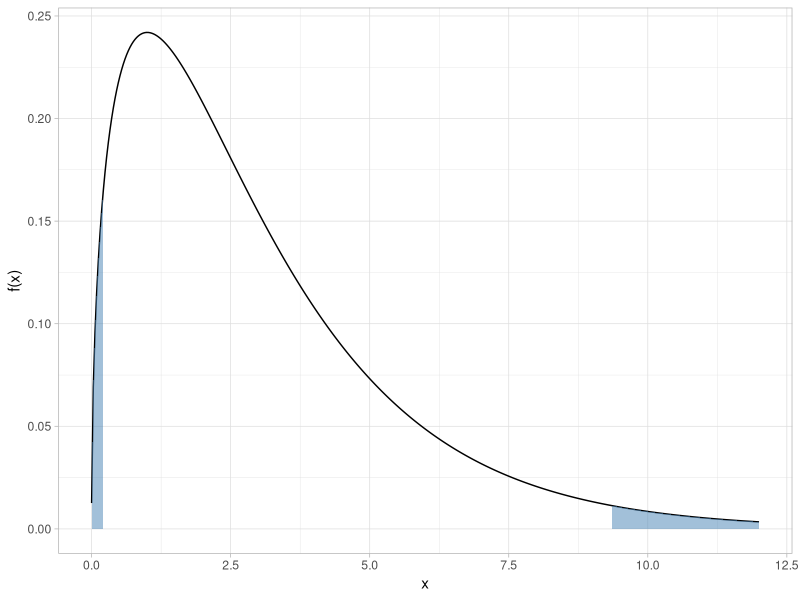

This chart was generated by the following R code:
## ---- chunk 1
#| code-fold: true
#| label: fig-chi-square-distribution-table-shaded
#| fig-cap: "Two-sided test for alpha = 0.05 (chi-square distribution, 3 df)"
#| message: false
library(tidyverse)

df <- 3
upper_crit <- qchisq(0.975, df)
lower_crit <- qchisq(0.025, df)

tibble(x = seq(0.001, 12, length.out = 401)) |>
  mutate(y = dchisq(x, df)) |>
  ggplot(aes(x, y)) +
  geom_line() +
  geom_ribbon(
    data = ~ filter(.x, x >= upper_crit),
    aes(ymin = 0, ymax = y),
    fill = "steelblue", alpha = 0.5
  ) +
  geom_ribbon(
    data = ~ filter(.x, x <= lower_crit),
    aes(ymin = 0, ymax = y),
    fill = "steelblue", alpha = 0.5
  ) +
  labs(x = "x", y = "f(x)") +
  theme_light()
## ---- chunk 2
#| code-fold: true
#| label: tbl-chi-square-distribution-upper
p_upper <- c(0.90, 0.95, 0.975, 0.99, 0.999)

crossing(nu = 1:100, p = p_upper) |>
  mutate(x = qchisq(p, df = nu)) |>
  pivot_wider(names_from = p, values_from = x, names_prefix = "p") |>
  knitr::kable(digits = 3, col.names = c("nu", as.character(p_upper)))
## ---- chunk 3
#| code-fold: true
#| label: tbl-chi-square-distribution-lower
p_lower <- c(0.10, 0.05, 0.025, 0.01, 0.001)

crossing(nu = 1:100, p = p_lower) |>
  mutate(x = qchisq(p, df = nu)) |>
  pivot_wider(names_from = p, values_from = x, names_prefix = "p") |>
  knitr::kable(digits = 3, col.names = c("nu", as.character(p_lower)))
